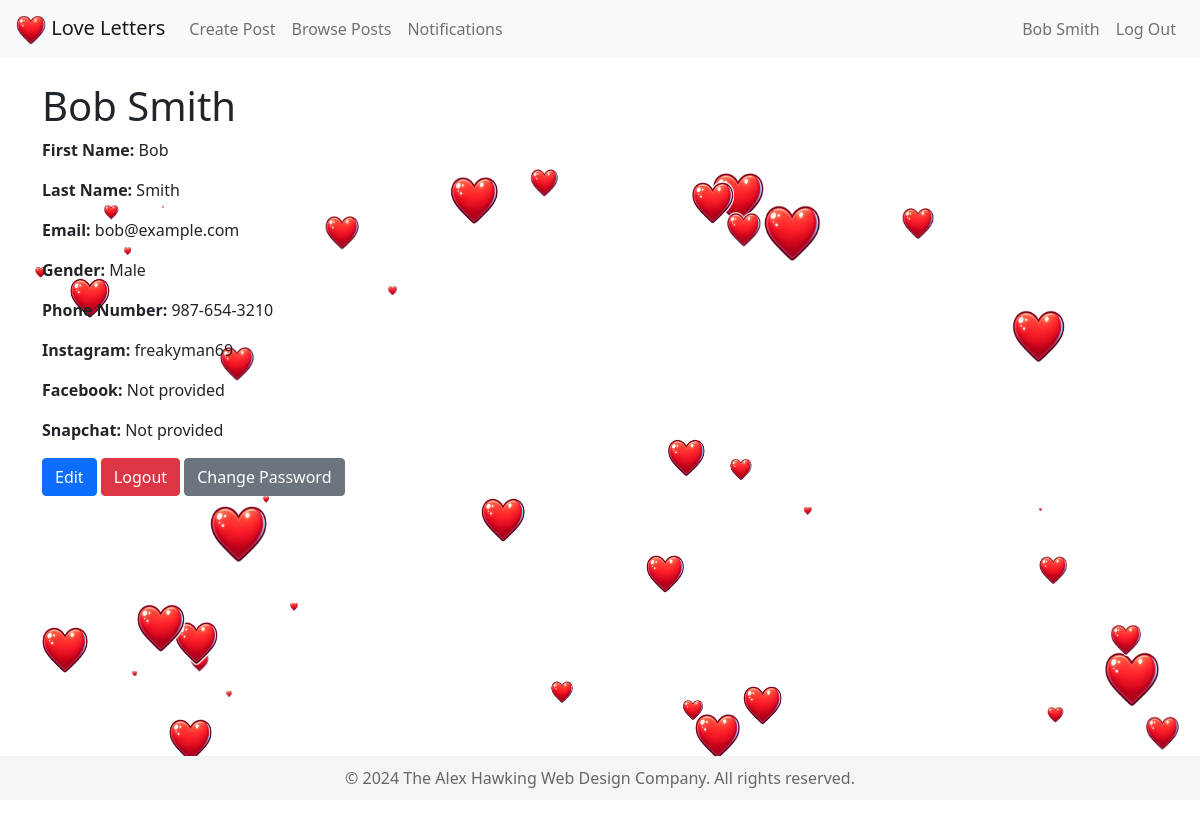
The page /auth/account (signed in) on the database its author committed.
### models.py (models this page shows)
class User(db.Model):
    user_id = db.Column(db.Integer, primary_key=True)
    first_name = db.Column(db.String(100), nullable=False)
    last_name = db.Column(db.String(100), nullable=False)
    gender = db.Column(db.String(50))
    email = db.Column(db.String(100), unique=True, nullable=False)
    password_hash = db.Column(db.String(128), nullable=False)
    phone_number = db.Column(db.String(50))
    socials = db.Column(JSON)
    posts = db.relationship("Post", backref="author", lazy=True)
    replies = db.relationship("Reply", backref="replier", lazy=True)

### blueprints/auth.py (the view, shortened to what this page needs)
@auth.route("/account", methods=["GET", "POST"])
def account():
    if "user_id" not in session:
        flash("You must be logged in to access this page.", "danger")
        return redirect(url_for("auth.login"))
    user = User.query.get(session["user_id"])
    if not user:
        flash("User not found.", "danger")
        return redirect(url_for("auth.login"))
    if user.socials:
        socials = json.loads(user.socials)
        user.instagram = socials.get("instagram", "")
        user.facebook = socials.get("facebook", "")
        user.snapchat = socials.get("snapchat", "")
    return render_template("account.html", user=user)

### templates/account.html (shortened to what this page needs)
{% extends "base.html" %}
{% block content %}
<div class="container mt-4">
  <h1>{{ user.first_name }} {{ user.last_name }}</h1>
  <p><strong>First Name:</strong> {{ user.first_name }}</p>
  <p><strong>Last Name:</strong> {{ user.last_name }}</p>
  <p><strong>Email:</strong> {{ user.email }}</p>
  <p><strong>Gender:</strong> {{ user.gender or 'Not provided' }}</p>
  <p><strong>Phone Number:</strong> {{ user.phone_number or 'Not provided' }}</p>
  <p><strong>Instagram:</strong> {{ user.instagram or 'Not provided' }}</p>
  <p><strong>Facebook:</strong> {{ user.facebook or 'Not provided' }}</p>
  <p><strong>Snapchat:</strong> {{ user.snapchat or 'Not provided' }}</p>
  <button class="btn btn-primary" id="editButton">Edit</button>
  <a href="{{ url_for('auth.logout') }}" class="btn btn-danger">Logout</a>
  <button class="btn btn-secondary" id="changePasswordButton">Change Password</button>
</div>
{% endblock %}

### static/css/style.css (style rules this page uses)
html, body { height: 100%; margin: 0; padding: 0; display: flex; flex-direction: column; }

### rows shown on the page
User: first_name "Bob", last_name "Smith", email "bob@example.com", gender "Male", phone_number "987-654-3210"

### other values the page prints
{{ session['user_name'] }} "Bob Smith"
{{ user.instagram or 'Not provided' }} "freakyman69"
{{ user.facebook or 'Not provided' }} "Not provided"
{{ user.snapchat or 'Not provided' }} "Not provided"
